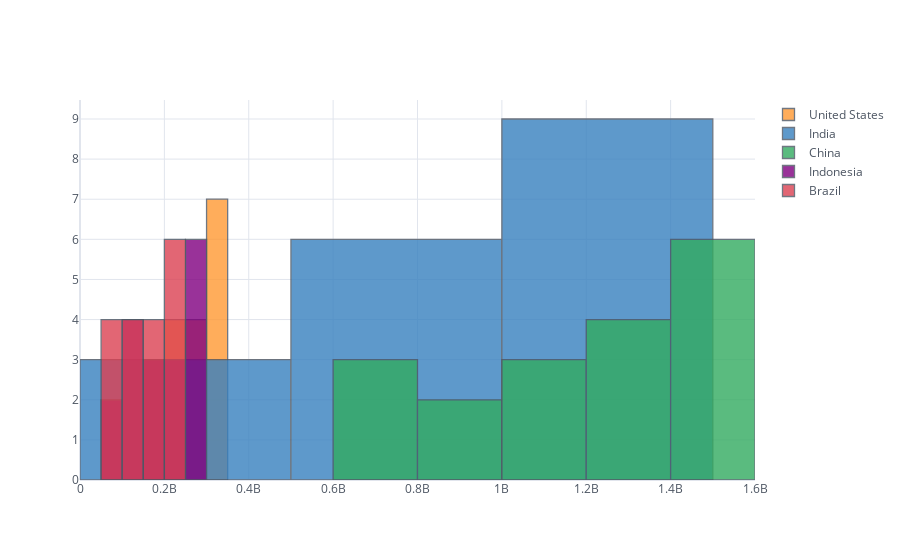

This figure's notebook cell:
### Markdown cell above
##  Histograma

### Code cell
df_population.iplot(kind='hist')

### Figure 1 — Plotly figure (JSON) as saved in the notebook; plotly's stock layout.template omitted (floating-point values rounded to 4 significant figures)
{"data": [{"histfunc": "count", "histnorm": "", "marker": {"color": "rgba(255, 153, 51, 1.0)", "line": {"color": "#4D5663", "width": 1.3}}, "name": "United States", "opacity": 0.8, "orientation": "v", "type": "histogram", "x": [171685336, 186720571, 199733676, 209513341, 219081251, 229476354, 240499825, 252120309, 265163745, 281710909, 294993511, 309011475, 320878310, 323015995, 325084756, 327096265, 329064917, 331002651]}, {"histfunc": "count", "histnorm": "", "marker": {"color": "rgba(55, 128, 191, 1.0)", "line": {"color": "#4D5663", "width": 1.3}}, "name": "India", "opacity": 0.8, "orientation": "v", "type": "histogram", "x": [409880595, 450547679, 499123324, 555189792, 623102897, 698952844, 784360008, 873277798, 963922588, 1056575549, 1147609927, 1234281170, 1310152403, 1324517249, 1338676785, 1352642280, 1366417754, 1380004385]}, {"histfunc": "count", "histnorm": "", "marker": {"color": "rgba(50, 171, 96, 1.0)", "line": {"color": "#4D5663", "width": 1.3}}, "name": "China", "opacity": 0.8, "orientation": "v", "type": "histogram", "x": [612241554, 660408056, 724218968, 827601394, 926240885, 1000089235, 1075589361, 1176883674, 1240920535, 1290550765, 1330776380, 1368810615, 1406847870, 1414049351, 1421021791, 1427647786, 1433783686, 1439323776]}, {"histfunc": "count", "histnorm": "", "marker": {"color": "rgba(128, 0, 128, 1.0)", "line": {"color": "#4D5663", "width": 1.3}}, "name": "Indonesia", "opacity": 0.8, "orientation": "v", "type": "histogram", "x": [77273425, 87751068, 100267062, 114793178, 130680727, 147447836, 164982451, 181413402, 196934260, 211513823, 226289470, 241834215, 258383256, 261556381, 264650963, 267670543, 270625568, 273523615]}, {"histfunc": "count", "histnorm": "", "marker": {"color": "rgba(219, 64, 82, 1.0)", "line": {"color": "#4D5663", "width": 1.3}}, "name": "Brazil", "opacity": 0.8, "orientation": "v", "type": "histogram", "x": [62533919, 72179226, 83373530, 95113265, 107216205, 120694009, 135274080, 149003223, 162019896, 174790340, 186127103, 195713635, 204471769, 206163053, 207833823, 209469323, 211049527, 212559417]}], "layout": {"barmode": "overlay", "legend": {"bgcolor": "#FFFFFF", "font": {"color": "#4D5663"}}, "paper_bgcolor": "#FFFFFF", "plot_bgcolor": "#FFFFFF", "title": {"font": {"color": "#4D5663"}}, "xaxis": {"gridcolor": "#E1E5ED", "showgrid": true, "tickfont": {"color": "#4D5663"}, "title": {"font": {"color": "#4D5663"}, "text": ""}, "zerolinecolor": "#E1E5ED"}, "yaxis": {"gridcolor": "#E1E5ED", "showgrid": true, "tickfont": {"color": "#4D5663"}, "title": {"font": {"color": "#4D5663"}, "text": ""}, "zerolinecolor": "#E1E5ED"}}}
